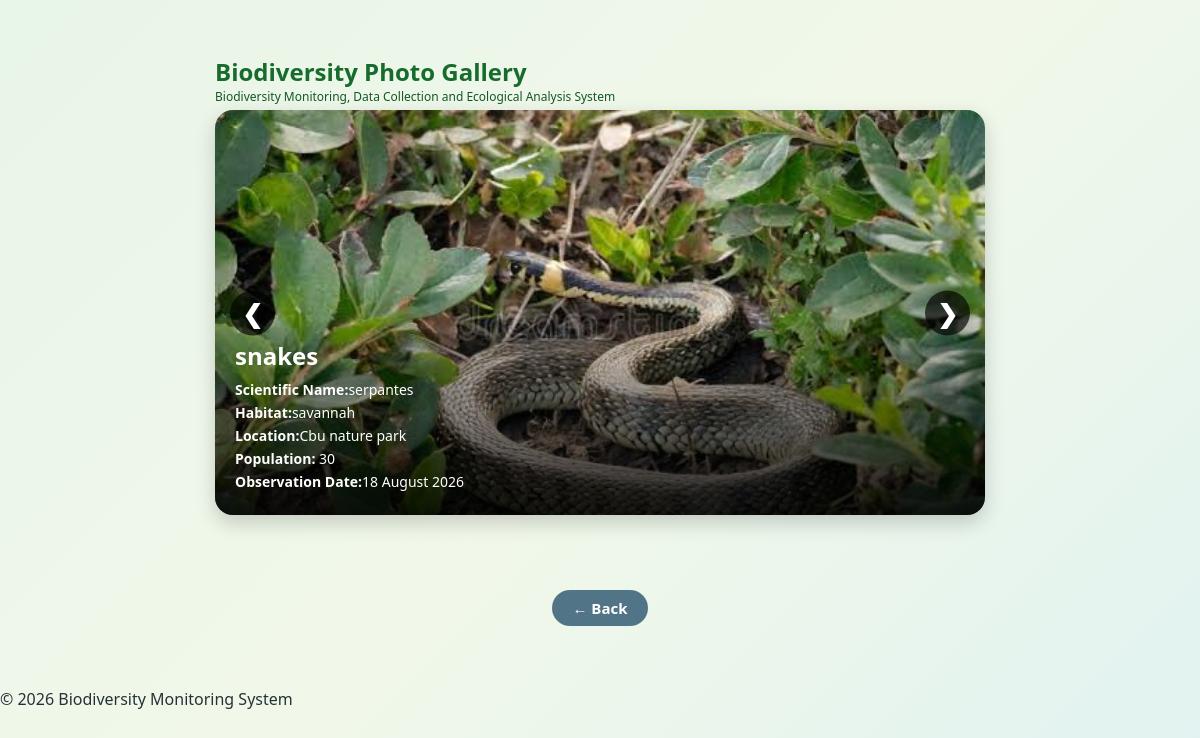
Page /gallery (signed in) on the committed database.
### models.py (models this page shows, shortened)
class Observation(db.Model):
    __tablename__ = "observation"
    id = db.Column(db.Integer, primary_key=True)
    species_id = db.Column(db.Integer,db.ForeignKey("species.id"), nullable=False)
    observation_date = db.Column(db.DateTime, default=lambda: datetime.now(timezone.utc))
    population_count = db.Column(db.Integer, nullable=False)
    notes = db.Column(db.Text)
    photo = db.Column(db.String(555))
    status = db.Column(db.String(20), default="Pending")
    reviewed_by = db.Column(db.Integer, db.ForeignKey("details.id"),nullable=True)
    reviewed_at = db.Column(db.DateTime)

class Species(db.Model):
    __tablename__ = "species"
    id = db.Column(db.Integer, primary_key=True)
    scientificName = db.Column(db.String(50), nullable=False)
    specie_Common_Name = db.Column(db.String(50), nullable=False)
    specie_Habitat = db.Column(db.String(50), nullable=False, default="savannah")
    location = db.Column(db.String(50), nullable=False, default="CBU Nature Park")
    observations = db.relationship("Observation",backref="species",lazy=True,
        cascade="all, delete-orphan")

### app.py (the view)
@app.route("/gallery")
@role_required("admin", "field_officer", "viewer")
def gallery():
    observations = Observation.query.filter(Observation.photo.isnot(None)).order_by(Observation.observation_date.desc()).all()
    return render_template("gallery.html",observations=observations)

### app.py (called while the page is built)
def role_required(*roles):
    def decorator(f):
        @wraps(f)
        def decorated_function(*args, **kwargs):
            if 'user_id' not in session:
                return redirect(url_for('login'))
            if session.get('role') not in roles:
                return "Access Denied", 403
            return f(*args, **kwargs)
        return decorated_function
    return decorator

### templates/gallery.html (shortened to what this page needs)
{% extends "base.html" %}
{% block css %}
<link rel="stylesheet" href="{{ url_for('static', filename='adminstyle.css') }}">
{% endblock %}
{% block content %}
<div class="gallery-container">
<h1> Biodiversity Photo Gallery</h1>
<p class="subtitle">
    Biodiversity Monitoring, Data Collection and Ecological Analysis System
</p>
<div class="slider">
    {% for obs in observations %}
    <div class="slide">
        {% if obs.photo %}
        <img src="{{ url_for('static', filename='uploads/' + obs.photo) }}"  alt="{{ obs.species.specie_Common_Name }}">
        {% endif %}
        <div class="overlay">
            <h2> {{ obs.species.specie_Common_Name }} </h2>
            <p> <strong>Scientific Name:</strong>{{ obs.species.scientificName }}</p>
            <p> <strong>Habitat:</strong>{{ obs.species.specie_Habitat }}</p>
            <p><strong>Location:</strong>{{ obs.species.location }}</p>
            <p> <strong>Population:</strong> {{ obs.population_count }}</p>
            <p><strong>Observation Date:</strong>{{ obs.observation_date.strftime('%d %B %Y') }}</p>
        </div>
    </div>
     {% endfor %}
        <button class="prev" type="button" aria-label="Previous image"> &#10094;</button>
        <button class="next" type="button" aria-label="Next image"> &#10095; </button>
    </div>
</div>
<button type="button" onclick="window.location.href='{{ url_for('back') }}'"class="back-btn"> ← Back </button>
{% endblock %}

### static/adminstyle.css (style rules this page uses)
* { margin: 0; padding: 0; box-sizing: border-box; }
body { font-family: "Segoe UI", Tahoma, sans-serif; background: linear-gradient( 135deg, #e8f5e9, #f1f8e9, #e0f2f1 ); color: #263238; min-height: 100vh; }
button { border: none; cursor: pointer; font-family: inherit; font-weight: bold; transition: 0.3s; }
img { max-width: 100%; }
.admin-container, .user-container, .gallery-container { width: 95%; max-width: 1500px; margin: auto; padding: 35px; }
h1 { color: #1b5e20; }
button { padding: 10px 18px; border-radius: 25px; }
.slider { width: 100%; height: 650px; border-radius: 25px; overflow: hidden; box-shadow: 0 10px 30px rgba(0, 0, 0, 0.25); }
.slide { width: 100%; height: 100%; }
.slide img { width: 100%; height: 100%; object-fit: cover; }
.back-btn { display: block; margin: 30px auto; padding: 13px 30px; background: #546e7a; color: white; border-radius: 30px; font-size: 15px; font-weight: bold; cursor: pointer; }
.gallery-container { width: 70%; max-width: 1000px; margin: 20px auto; text-align: left; }
.gallery-container h1 { margin: 0; color: #176b2c; font-size: 24px; }
.subtitle { margin: 0 0 5px 0; color: #155724; font-size: 12px; }
.slider { position: relative; width: 100%; height: 405px; overflow: hidden; border-radius: 18px; box-shadow: 0 8px 20px rgba(0, 0, 0, 0.18); }
.slide { display: none; position: relative; width: 100%; height: 100%; }
.slide img { width: 100%; height: 100%; object-fit: cover; display: block; }
.overlay { position: absolute; left: 0; right: 0; bottom: 0; padding: 20px; color: white; background: linear-gradient( transparent, rgba(0, 0, 0, 0.85) ); }
.overlay h2 { margin: 0 0 8px 0; font-size: 24px; }
.overlay p { margin: 4px 0; font-size: 14px; }
.prev, .next { position: absolute; top: 50%; transform: translateY(-50%); z-index: 100; width: 45px; height: 45px; border: none; border-radius: 50%; background: rgba(0, 0, 0, 0.65); color: white; font-size: 25px; font-weight: bold; cursor: pointer; display: flex; align-items: center; justify-content: center; transition: 0.3s; }
.prev { left: 15px; }
.next { right: 15px; }
.back-btn { display: block; margin: 40px auto; padding: 8px 20px; border: none; border-radius: 20px; background: #527487; color: white; cursor: pointer; }

### rows in the picture
Observation: photo (picture), species.specie_Common_Name "snakes", species.scientificName "serpantes", species.specie_Habitat "savannah", species.location "Cbu nature park", population_count "30", observation_date "18 August 2026"
